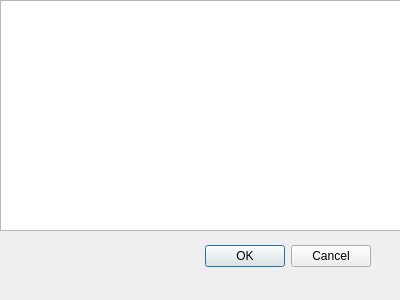
<?xml version="1.0" encoding="UTF-8"?>
<ui version="4.0">
 <class>DialogDeviceList</class>
 <widget class="QDialog" name="DialogDeviceList">
  <property name="geometry">
   <rect>
    <x>0</x>
    <y>0</y>
    <width>400</width>
    <height>300</height>
   </rect>
  </property>
  <property name="windowTitle">
   <string>Dialog</string>
  </property>
  <widget class="QDialogButtonBox" name="buttonBox">
   <property name="geometry">
    <rect>
     <x>30</x>
     <y>240</y>
     <width>341</width>
     <height>32</height>
    </rect>
   </property>
   <property name="orientation">
    <enum>Qt::Orientation::Horizontal</enum>
   </property>
   <property name="standardButtons">
    <set>QDialogButtonBox::StandardButton::Cancel|QDialogButtonBox::StandardButton::Ok</set>
   </property>
  </widget>
  <widget class="QTableView" name="tableViewDeviceList">
   <property name="geometry">
    <rect>
     <x>0</x>
     <y>0</y>
     <width>401</width>
     <height>231</height>
    </rect>
   </property>
  </widget>
 </widget>
 <resources/>
 <connections>
  <connection>
   <sender>buttonBox</sender>
   <signal>accepted()</signal>
   <receiver>DialogDeviceList</receiver>
   <slot>accept()</slot>
   <hints>
    <hint type="sourcelabel">
     <x>248</x>
     <y>254</y>
    </hint>
    <hint type="destinationlabel">
     <x>157</x>
     <y>274</y>
    </hint>
   </hints>
  </connection>
  <connection>
   <sender>buttonBox</sender>
   <signal>rejected()</signal>
   <receiver>DialogDeviceList</receiver>
   <slot>reject()</slot>
   <hints>
    <hint type="sourcelabel">
     <x>316</x>
     <y>260</y>
    </hint>
    <hint type="destinationlabel">
     <x>286</x>
     <y>274</y>
    </hint>
   </hints>
  </connection>
 </connections>
</ui>
